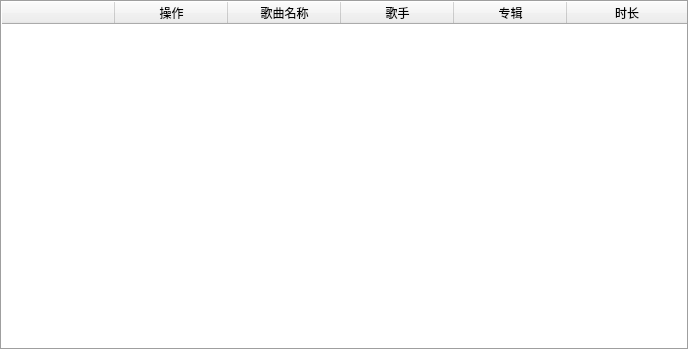
<?xml version="1.0" encoding="UTF-8"?>
<ui version="4.0">
 <class>DisplayResult</class>
 <widget class="QWidget" name="DisplayResult">
  <property name="geometry">
   <rect>
    <x>0</x>
    <y>0</y>
    <width>689</width>
    <height>350</height>
   </rect>
  </property>
  <property name="windowTitle">
   <string>Form</string>
  </property>
  <layout class="QVBoxLayout" name="verticalLayout">
   <property name="spacing">
    <number>0</number>
   </property>
   <property name="leftMargin">
    <number>0</number>
   </property>
   <property name="topMargin">
    <number>0</number>
   </property>
   <property name="rightMargin">
    <number>0</number>
   </property>
   <property name="bottomMargin">
    <number>0</number>
   </property>
   <item>
    <widget class="QTableWidget" name="tableWidget">
     <property name="autoFillBackground">
      <bool>true</bool>
     </property>
     <property name="frameShape">
      <enum>QFrame::Box</enum>
     </property>
     <property name="showGrid">
      <bool>false</bool>
     </property>
     <attribute name="horizontalHeaderDefaultSectionSize">
      <number>113</number>
     </attribute>
     <attribute name="horizontalHeaderShowSortIndicator" stdset="0">
      <bool>true</bool>
     </attribute>
     <attribute name="horizontalHeaderStretchLastSection">
      <bool>true</bool>
     </attribute>
     <attribute name="verticalHeaderVisible">
      <bool>false</bool>
     </attribute>
     <column>
      <property name="text">
       <string/>
      </property>
      <property name="textAlignment">
       <set>AlignJustify|AlignVCenter</set>
      </property>
     </column>
     <column>
      <property name="text">
       <string>操作</string>
      </property>
     </column>
     <column>
      <property name="text">
       <string>歌曲名称</string>
      </property>
     </column>
     <column>
      <property name="text">
       <string>歌手</string>
      </property>
     </column>
     <column>
      <property name="text">
       <string>专辑</string>
      </property>
     </column>
     <column>
      <property name="text">
       <string>时长</string>
      </property>
     </column>
    </widget>
   </item>
  </layout>
 </widget>
 <resources/>
 <connections/>
</ui>
